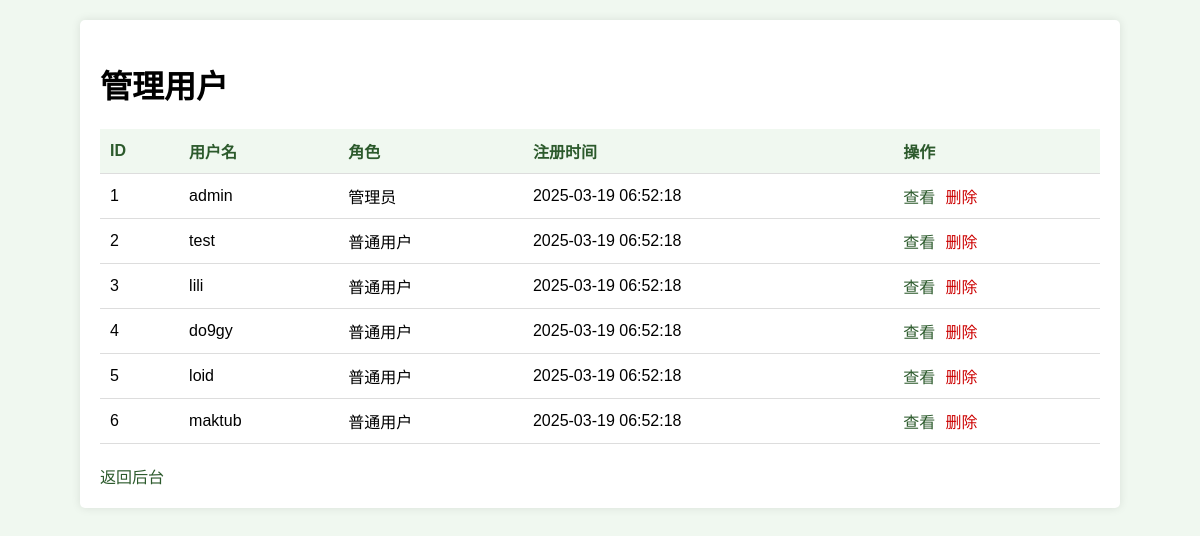
Screenshot of /ez_target/user/manage_users.php (signed in) with the database file from the repository.
### tables this page shows
CREATE TABLE users (
    id INT PRIMARY KEY AUTO_INCREMENT,
    username VARCHAR(255) UNIQUE NOT NULL,
    password VARCHAR(255) NOT NULL,
    role ENUM('admin', 'user') DEFAULT 'user',
    real_name VARCHAR(50),
    phone VARCHAR(20),
    profile_info TEXT,
    avatar_path VARCHAR(255),
    created_at TIMESTAMP DEFAULT CURRENT_TIMESTAMP
);

### ez_target/user/manage_users.php (the view, shortened to what this page needs)
<?php
$conn = getDbConnection();
$sql = "SELECT * FROM users ORDER BY created_at DESC";
$result = mysqli_query($conn, $sql);
?>
<!DOCTYPE html>
<html>
<head>
</head>
<body>
    <div class="container">
        <h1>管理用户</h1>
        <table>
            <thead>
                <tr>
                    <th>ID</th>
                    <th>用户名</th>
                    <th>角色</th>
                    <th>注册时间</th>
                    <th>操作</th>
                </tr>
            </thead>
            <tbody>
                <?php while ($user = mysqli_fetch_assoc($result)): ?>
                    <tr>
                        <td><?php echo $user['id']; ?></td>
                        <td><?php echo htmlspecialchars($user['username']); ?></td>
                        <td><?php echo $user['role'] === 'admin' ? '管理员' : '普通用户'; ?></td>
                        <td><?php echo $user['created_at']; ?></td>
                        <td class="actions">
                            <a href="profile.php?user_id=<?php echo $user['id']; ?>" class="action-link">查看</a>
                            <a href="manage_users.php?delete=<?php echo $user['id']; ?>"
                               class="action-link delete-link"
                               onclick="return confirm('确定要删除此用户吗？')">删除</a>
                        </td>
                    </tr>
                <?php endwhile; ?>
            </tbody>
        </table>
        <a href="dashboard.php" class="action-link back-link">返回后台</a>
    </div>
</body>
</html>

### ez_target/user/manage_users.php (style rules this page uses)
body { font-family: Arial, sans-serif; margin: 0; padding: 20px; background-color: #f0f8f0; }
.container { max-width: 1000px; margin: 0 auto; background-color: white; padding: 20px; border-radius: 5px; box-shadow: 0 0 10px rgba(0,0,0,0.1); }
table { width: 100%; border-collapse: collapse; margin-top: 20px; }
th, td { padding: 10px; text-align: left; border-bottom: 1px solid #ddd; }
th { background-color: #f0f8f0; color: #2c5a2c; }
.actions { display: flex; gap: 10px; }
.action-link { color: #2c5a2c; text-decoration: none; }
.delete-link { color: #cc0000; }
.back-link { margin-top: 20px; display: block; }

### rows the page displays
users: id "1", username "admin", role "管理员", created_at "2025-03-19 06:52:18"
users: id "2", username "test", role "普通用户", created_at "2025-03-19 06:52:18"
users: id "3", username "lili", role "普通用户", created_at "2025-03-19 06:52:18"
users: id "4", username "do9gy", role "普通用户", created_at "2025-03-19 06:52:18"
users: id "5", username "loid", role "普通用户", created_at "2025-03-19 06:52:18"
users: id "6", username "maktub", role "普通用户", created_at "2025-03-19 06:52:18"
